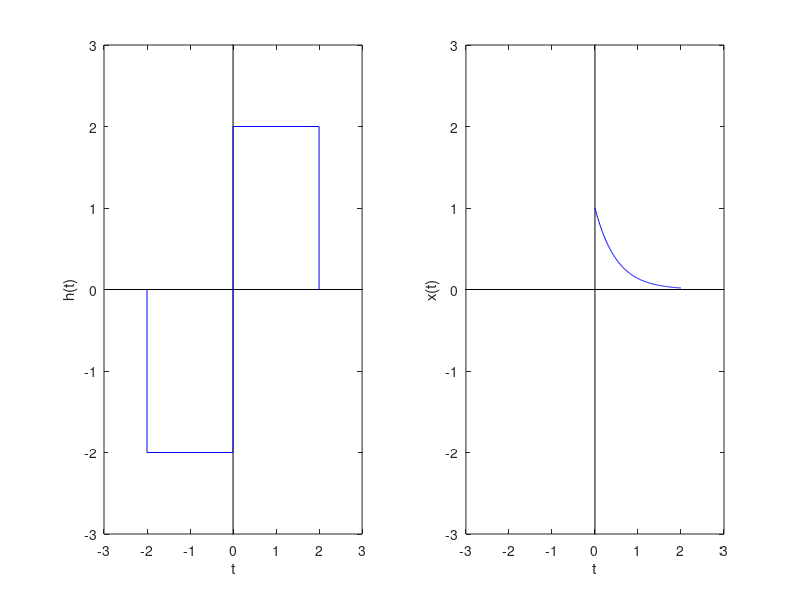

Recreate this plot in MATLAB.
clc; clear; close all

t=0:0.01:5;
y= 2*cos(pi*t+pi/2);
plot(t, y, 'b-')
hold on
plot([-100, 100], [0, 0], 'k-', [0, 0], [-100, 100], 'k-')
plot([0, 1.5], [2, 2], 'g--', [1.5, 1.5], [0, 2], 'g--')
hold off
axis([0, 5, -2.5, 2.5])
xlabel('t')
ylabel('x(t)')

pause

pt = [-2, 0; 0, 2; 0, 1; 1, 1; 1, 2; 3, 2; 3, -2; 5, 0];
plot([-100, 100], [0, 0], 'k-', [0, 0], [-100, 100], 'k-')
hold on
plot(pt(:,1), pt(:,2), 'b-')
hold off
axis([-3, 6, -2.5, 2.5])
xlabel('t')
ylabel('x(t)')

pause

hpt = [-2, 0; -2, -2; 0, -2; 0, 2; 2, 2; 2, 0];
t = 0:0.01:2;
x = exp(-2*t);

subplot(1,2,1)
plot([-100, 100], [0, 0], 'k-', [0, 0], [-100, 100], 'k-')
hold on
plot(hpt(:,1), hpt(:,2), 'b-')
hold off
axis([-3, 3, -3, 3])
xlabel('t')
ylabel('h(t)')

subplot(1,2,2)
plot([-100, 100], [0, 0], 'k-', [0, 0], [-100, 100], 'k-')
hold on
plot(t, x, 'b-')
hold off
axis([-3, 3, -3, 3])
xlabel('t')
ylabel('x(t)')
